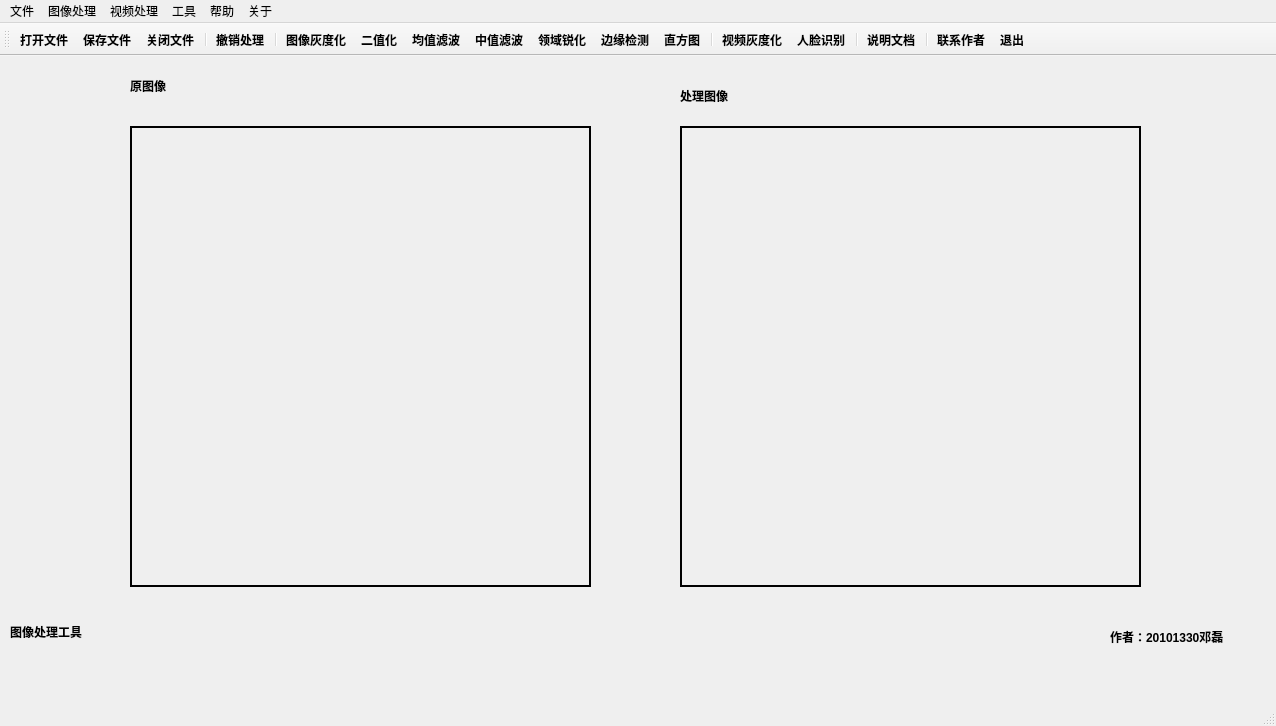
<?xml version="1.0" encoding="utf-8"?>
<ui version="4.0">
    <class>DIPCD_DengLeiClass</class>
    <widget class="QMainWindow" name="DIPCD_DengLeiClass">
        <property name="geometry">
            <rect>
                <x>0</x>
                <y>0</y>
                <width>1276</width>
                <height>726</height>
            </rect>
        </property>
        <property name="minimumSize">
            <size>
                <width>640</width>
                <height>360</height>
            </size>
        </property>
        <property name="font">
            <font>
                <pointsize>9</pointsize>
                <bold>true</bold>
            </font>
        </property>
        <property name="windowTitle">
            <string>图像处理工具 作者：20101330邓磊</string>
        </property>
        <widget class="QWidget" name="centralWidget">
            <widget class="QLabel" name="label_author">
                <property name="geometry">
                    <rect>
                        <x>1110</x>
                        <y>560</y>
                        <width>171</width>
                        <height>41</height>
                    </rect>
                </property>
                <property name="text">
                    <string>作者：20101330邓磊</string>
                </property>
            </widget>
            <widget class="QLabel" name="label_originalImage">
                <property name="geometry">
                    <rect>
                        <x>130</x>
                        <y>20</y>
                        <width>69</width>
                        <height>20</height>
                    </rect>
                </property>
                <property name="text">
                    <string>原图像</string>
                </property>
            </widget>
            <widget class="QLabel" name="label_processImages">
                <property name="geometry">
                    <rect>
                        <x>680</x>
                        <y>30</y>
                        <width>69</width>
                        <height>20</height>
                    </rect>
                </property>
                <property name="text">
                    <string>处理图像</string>
                </property>
            </widget>
            <widget class="QLabel" name="label_imageProcessingTools">
                <property name="geometry">
                    <rect>
                        <x>10</x>
                        <y>550</y>
                        <width>141</width>
                        <height>51</height>
                    </rect>
                </property>
                <property name="text">
                    <string>图像处理工具</string>
                </property>
            </widget>
            <widget class="QLabel" name="label_showOriginalImage">
                <property name="geometry">
                    <rect>
                        <x>130</x>
                        <y>70</y>
                        <width>461</width>
                        <height>461</height>
                    </rect>
                </property>
                <property name="frameShape">
                    <enum>QFrame::Box</enum>
                </property>
                <property name="lineWidth">
                    <number>2</number>
                </property>
                <property name="text">
                    <string />
                </property>
            </widget>
            <widget class="QLabel" name="label_showProcessImage">
                <property name="geometry">
                    <rect>
                        <x>680</x>
                        <y>70</y>
                        <width>461</width>
                        <height>461</height>
                    </rect>
                </property>
                <property name="frameShape">
                    <enum>QFrame::Box</enum>
                </property>
                <property name="lineWidth">
                    <number>2</number>
                </property>
                <property name="text">
                    <string />
                </property>
            </widget>
        </widget>
        <widget class="QMenuBar" name="menuBar">
            <property name="geometry">
                <rect>
                    <x>0</x>
                    <y>0</y>
                    <width>1276</width>
                    <height>25</height>
                </rect>
            </property>
            <property name="font">
                <font>
                    <pointsize>9</pointsize>
                    <bold>false</bold>
                </font>
            </property>
            <widget class="QMenu" name="menu_file">
                <property name="title">
                    <string>文件</string>
                </property>
                <addaction name="action_openFile" />
                <addaction name="action_savaFile" />
                <addaction name="action_quitFile" />
                <addaction name="separator" />
                <addaction name="action_quit" />
            </widget>
            <widget class="QMenu" name="menu_imageProcessing">
                <property name="title">
                    <string>图像处理</string>
                </property>
                <addaction name="action_grayscale" />
                <addaction name="action_binarization" />
                <addaction name="action_3x3meanFiltering" />
                <addaction name="action_3x3medianFiltering" />
                <addaction name="action_sharpeningOfLaplace4" />
                <addaction name="action_edgaDetection" />
                <addaction name="action_histogramCalculationAndDisplay" />
            </widget>
            <widget class="QMenu" name="menu_tool">
                <property name="title">
                    <string>工具</string>
                </property>
                <addaction name="action_undoProcessing" />
            </widget>
            <widget class="QMenu" name="menu_help">
                <property name="title">
                    <string>帮助</string>
                </property>
                <addaction name="action_documentation" />
            </widget>
            <widget class="QMenu" name="menu_about">
                <property name="title">
                    <string>关于</string>
                </property>
                <addaction name="action_contactAuthor" />
            </widget>
            <widget class="QMenu" name="menu_videoProcessing">
                <property name="title">
                    <string>视频处理</string>
                </property>
                <addaction name="action_grayscaleVideo" />
                <addaction name="action_faceRecognition" />
            </widget>
            <addaction name="menu_file" />
            <addaction name="menu_imageProcessing" />
            <addaction name="menu_videoProcessing" />
            <addaction name="menu_tool" />
            <addaction name="menu_help" />
            <addaction name="menu_about" />
        </widget>
        <widget class="QToolBar" name="mainToolBar">
            <property name="font">
                <font>
                    <pointsize>9</pointsize>
                    <bold>true</bold>
                </font>
            </property>
            <property name="toolButtonStyle">
                <enum>Qt::ToolButtonTextUnderIcon</enum>
            </property>
            <attribute name="toolBarArea">
                <enum>TopToolBarArea</enum>
            </attribute>
            <attribute name="toolBarBreak">
                <bool>false</bool>
            </attribute>
            <addaction name="action_openFile" />
            <addaction name="action_savaFile" />
            <addaction name="action_quitFile" />
            <addaction name="separator" />
            <addaction name="action_undoProcessing" />
            <addaction name="separator" />
            <addaction name="action_grayscale" />
            <addaction name="action_binarization" />
            <addaction name="action_3x3meanFiltering" />
            <addaction name="action_3x3medianFiltering" />
            <addaction name="action_sharpeningOfLaplace4" />
            <addaction name="action_edgaDetection" />
            <addaction name="action_histogramCalculationAndDisplay" />
            <addaction name="separator" />
            <addaction name="action_grayscaleVideo" />
            <addaction name="action_faceRecognition" />
            <addaction name="separator" />
            <addaction name="action_documentation" />
            <addaction name="separator" />
            <addaction name="action_contactAuthor" />
            <addaction name="action_quit" />
        </widget>
        <widget class="QStatusBar" name="statusBar" />
        <action name="action_openFile">
            <property name="icon">
                <iconset>
                    <normaloff>Resource Files/openFile.svg</normaloff>Resource Files/openFile.svg
                </iconset>
            </property>
            <property name="text">
                <string>打开文件</string>
            </property>
            <property name="shortcut">
                <string>Ctrl+O</string>
            </property>
        </action>
        <action name="action_quitFile">
            <property name="icon">
                <iconset>
                    <normaloff>Resource Files/quitFile.svg</normaloff>Resource Files/quitFile.svg
                </iconset>
            </property>
            <property name="text">
                <string>关闭文件</string>
            </property>
            <property name="shortcut">
                <string>Ctrl+C</string>
            </property>
        </action>
        <action name="action_grayscale">
            <property name="text">
                <string>灰度化</string>
            </property>
            <property name="iconText">
                <string>图像灰度化</string>
            </property>
            <property name="shortcut">
                <string>Ctrl+G</string>
            </property>
        </action>
        <action name="action_binarization">
            <property name="text">
                <string>二值化</string>
            </property>
            <property name="shortcut">
                <string>Ctrl+B</string>
            </property>
        </action>
        <action name="action_3x3meanFiltering">
            <property name="text">
                <string>3×3 均值滤波</string>
            </property>
            <property name="iconText">
                <string>均值滤波</string>
            </property>
            <property name="shortcut">
                <string>Ctrl+M</string>
            </property>
        </action>
        <action name="action_3x3medianFiltering">
            <property name="text">
                <string>3×3 中值滤波</string>
            </property>
            <property name="iconText">
                <string>中值滤波</string>
            </property>
            <property name="shortcut">
                <string>Ctrl+Shift+M</string>
            </property>
        </action>
        <action name="action_sharpeningOfLaplace4">
            <property name="text">
                <string>拉普拉斯 4 领域锐化</string>
            </property>
            <property name="iconText">
                <string>领域锐化</string>
            </property>
            <property name="shortcut">
                <string>Ctrl+S</string>
            </property>
        </action>
        <action name="action_edgaDetection">
            <property name="text">
                <string>边缘检测</string>
            </property>
            <property name="shortcut">
                <string>Ctrl+E</string>
            </property>
        </action>
        <action name="action_histogramCalculationAndDisplay">
            <property name="text">
                <string>直方图计算与显示</string>
            </property>
            <property name="iconText">
                <string>直方图</string>
            </property>
            <property name="shortcut">
                <string>Ctrl+Shift+H</string>
            </property>
        </action>
        <action name="action_savaFile">
            <property name="icon">
                <iconset>
                    <normaloff>Resource Files/savaFile.svg</normaloff>Resource Files/savaFile.svg
                </iconset>
            </property>
            <property name="text">
                <string>保存文件</string>
            </property>
            <property name="shortcut">
                <string>Ctrl+S</string>
            </property>
        </action>
        <action name="action_undoProcessing">
            <property name="icon">
                <iconset>
                    <normaloff>Resource Files/undoProcessing.svg</normaloff>Resource Files/undoProcessing.svg
                </iconset>
            </property>
            <property name="text">
                <string>撤销处理</string>
            </property>
            <property name="shortcut">
                <string>Ctrl+Z</string>
            </property>
        </action>
        <action name="action_documentation">
            <property name="icon">
                <iconset>
                    <normaloff>Resource Files/documentation.svg</normaloff>Resource Files/documentation.svg
                </iconset>
            </property>
            <property name="text">
                <string>说明文档</string>
            </property>
            <property name="shortcut">
                <string>Ctrl+H</string>
            </property>
        </action>
        <action name="action_contactAuthor">
            <property name="icon">
                <iconset>
                    <normaloff>Resource Files/contactAuthor.svg</normaloff>Resource Files/contactAuthor.svg
                </iconset>
            </property>
            <property name="text">
                <string>联系作者</string>
            </property>
            <property name="shortcut">
                <string>Ctrl+A</string>
            </property>
        </action>
        <action name="action_quit">
            <property name="icon">
                <iconset>
                    <normaloff>Resource Files/quit.svg</normaloff>Resource Files/quit.svg
                </iconset>
            </property>
            <property name="text">
                <string>退出</string>
            </property>
            <property name="shortcut">
                <string>Ctrl+Q</string>
            </property>
        </action>
        <action name="action_grayscaleVideo">
            <property name="text">
                <string>灰度化</string>
            </property>
            <property name="iconText">
                <string>视频灰度化</string>
            </property>
            <property name="shortcut">
                <string>Ctrl+Shift+G</string>
            </property>
        </action>
        <action name="action_faceRecognition">
            <property name="text">
                <string>人脸识别</string>
            </property>
            <property name="shortcut">
                <string>Ctrl+F</string>
            </property>
        </action>
    </widget>
    <layoutdefault spacing="6" margin="11" />
    <resources>
        <include location="DIPCD_DengLei.qrc" />
    </resources>
    <connections />
</ui>
